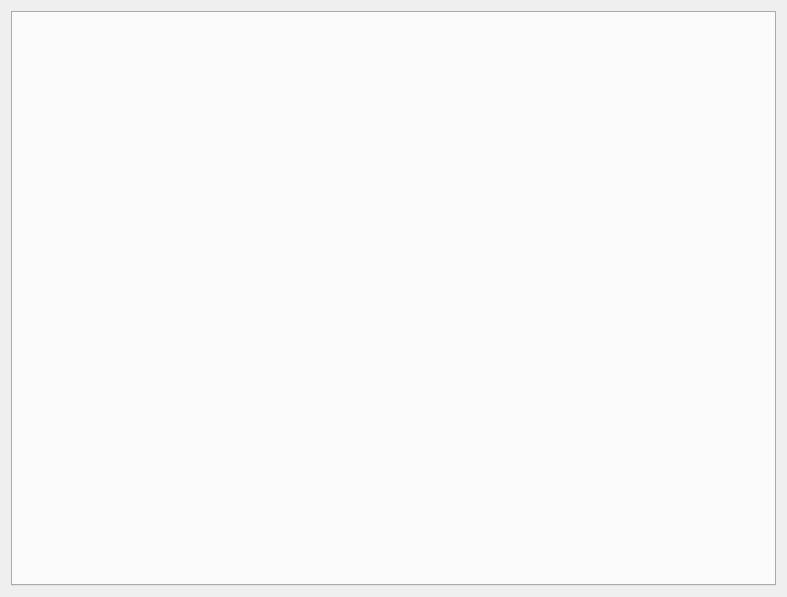
<?xml version="1.0" encoding="UTF-8"?>
<ui version="4.0">
 <class>PrintConfigManagerClass</class>
 <widget class="QWidget" name="PrintConfigManagerClass">
  <property name="geometry">
   <rect>
    <x>0</x>
    <y>0</y>
    <width>787</width>
    <height>597</height>
   </rect>
  </property>
  <property name="windowTitle">
   <string>PrintConfigManager</string>
  </property>
  <layout class="QVBoxLayout" name="verticalLayout">
   <item>
    <widget class="QTabWidget" name="tabWidget">
     <property name="currentIndex">
      <number>-1</number>
     </property>
    </widget>
   </item>
  </layout>
 </widget>
 <layoutdefault spacing="6" margin="11"/>
 <resources/>
 <connections/>
</ui>
